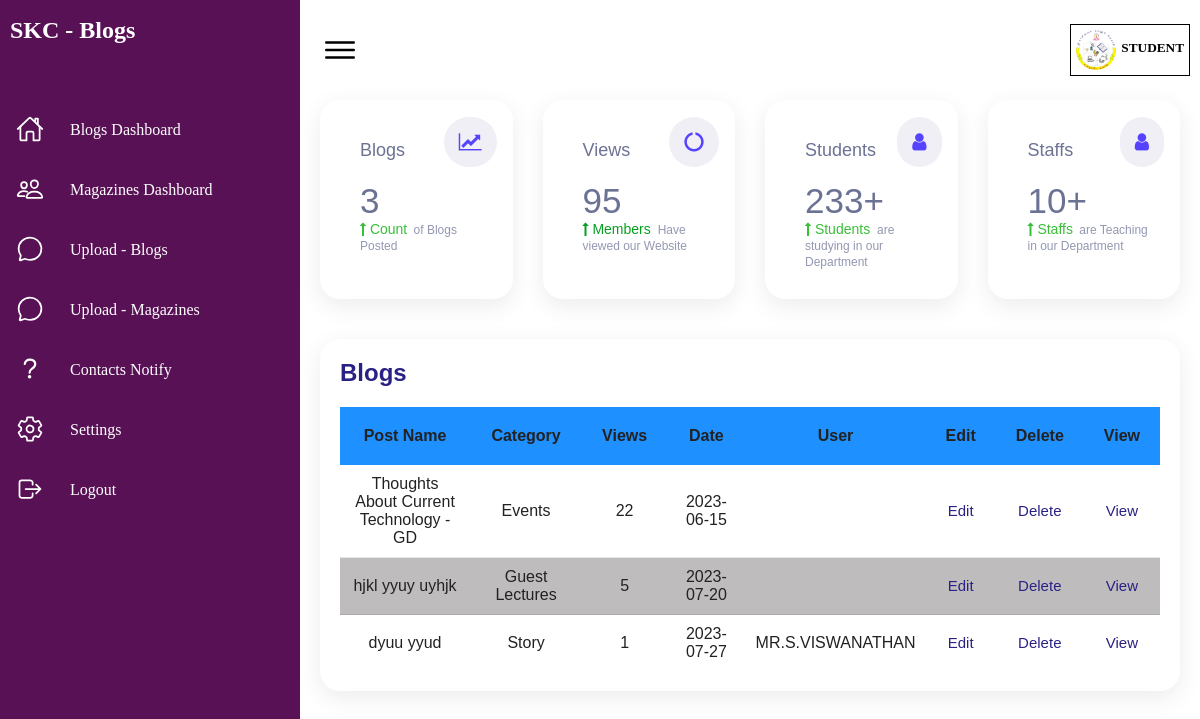
Page /newdash.php on the committed database.
### tables this page shows
CREATE TABLE `security` (
  `id` int(240) NOT NULL,
  `password` varchar(1000) NOT NULL,
  `cp` varchar(240) NOT NULL,
  `blogs` int(240) NOT NULL,
  `views` int(240) NOT NULL,
  `students` int(240) NOT NULL,
  `staff` int(240) NOT NULL,
  `magazine` int(255) NOT NULL,
  `mviews` int(255) NOT NULL,
  `log` varchar(2000) NOT NULL,
  `viewers` int(240) NOT NULL
);

CREATE TABLE `content` (
  `id` int(50) NOT NULL,
  `category` varchar(200) NOT NULL,
  `caption` varchar(1000) NOT NULL,
  `description` varchar(2000) NOT NULL,
  `date` date NOT NULL,
  `image` varchar(1000) NOT NULL,
  `cimage` varchar(1000) NOT NULL,
  `title` varchar(500) NOT NULL,
  `subtitle` varchar(500) NOT NULL,
  `contents` varchar(10000) NOT NULL,
  `staff` varchar(100) NOT NULL,
  `view` int(255) NOT NULL
);

### newdash.php (the view, shortened to what this page needs)
<?php
   $conn = mysqli_connect("localhost","root","","blog");
   ?>
<!DOCTYPE html>
<html lang="en">
<head>
    <link rel="stylesheet" href="css/newdash.css">
    <link rel="stylesheet" href="https://cdnjs.cloudflare.com/ajax/libs/font-awesome/4.7.0/css/font-awesome.min.css">
</head>
<body>
    <div class="container">
        <div class="navigation">
            <ul>
                <li>
                    <a href="#">
                        <h2 class="title" align="center">SKC - Blogs</h2>
                    </a>
                </li>
                <li>
                    <a href="newdash.php">
                        <span class="icon">
                            <ion-icon name="home-outline"></ion-icon>
                        </span>
                        <span class="title">Blogs Dashboard</span>
                    </a>
                </li>
                <li>
                    <a href="inblog.php">
                        <span class="icon">
                            <ion-icon name="people-outline"></ion-icon>
                        </span>
                        <span class="title">Magazines Dashboard</span>
                    </a>
                </li>
                <li>
                    <a href="uploadd.php">
                        <span class="icon">
                            <ion-icon name="chatbubble-outline"></ion-icon>
                        </span>
                        <span class="title">Upload - Blogs</span>
                    </a>
                </li>
                <li>
                    <a href="mupload.php">
                        <span class="icon">
                            <ion-icon name="chatbubble-outline"></ion-icon>
                        </span>
                        <span class="title">Upload - Magazines</span>
                    </a>
                </li>
                <li>
                    <a href="contacts.php">
                        <span class="icon">
                            <ion-icon name="help-outline"></ion-icon>
                        </span>
                        <span class="title">Contacts Notify</span>
                    </a>
                </li>
                <li>
                    <a href="settings.php">
                        <span class="icon">
                            <ion-icon name="settings-outline"></ion-icon>
                        </span>
                        <span class="title">Settings</span>
                    </a>
                </li>
                <li>
                    <a href="javascript:void(0)" onclick="logout()">
                        <span class="icon">
                            <ion-icon name="log-out-outline"></ion-icon>
                        </span>
                        <span class="title">Logout</span>
                    </a>
                </li>
            </ul>
        </div>
        <div class="main">
            <div class="topbar">
                <div class="toggle">
                    <ion-icon name="menu-outline"></ion-icon>
                </div>
                <?PHP
       $que = "select * from security where id=1";
       $res = mysqli_query($conn,$que);
       while($row = mysqli_fetch_array($res))
       {
	?>
            <div name=user style="display:flex;border:1px solid;padding:5px;">
                <div class="user" style="margin-right:5px;">
                    <img src="pictures/logo.png" alt="">
                </div>
                <h5 style="margin-top:10px;font-family:calibri,cursive;" ><?php echo $row["log"]?></h5>
            </div>
            </div>
            <?PHP
	   }
	?>
            <?PHP
       $que = "select * from security where id=1";
       $res = mysqli_query($conn,$que);
       while($row = mysqli_fetch_array($res))
       {
	?>
            <div class="cardBox">
                <div class="card">
                <p class="head-1">Blogs</p>
			<p class="number"><?php echo $row["blogs"]?></p>
			<p class="percent"><i class="fa fa-long-arrow-up" aria-hidden="true"></i> Count<span> of Blogs Posted</span></p>
			<i class="fa fa-line-chart box-icon"></i>
                </div>
                <div class="card">
                <p class="head-1">Views</p>
			<p class="number"><?php echo $row["views"]?></p>
			<p class="percent" style="color:rgb(6, 160, 32)!important"><i class="fa fa-long-arrow-up" aria-hidden="true"></i> Members <span>Have viewed our Website</span></p>
			<i class="fa fa-circle-o-notch box-icon"></i>
                </div>
                <div class="card">
                <p class="head-1">Students</p>
			<p class="number"><?php echo $row["students"]?>+</p>
			<p class="percent"><i class="fa fa-long-arrow-up" aria-hidden="true"></i> Students <span> are studying in our Department</span></p>
			<i class="fa fa-user icons box-icon"></i>
                </div>
                <div class="card">
                <p class="head-1">Staffs</p>
			<p class="number"><?php echo $row["staff"]?>+</p>
			<p class="percent"><i class="fa fa-long-arrow-up" aria-hidden="true"></i> Staffs<span> are Teaching in our Department</span></p>
			<i class="fa fa-user icons box-icon"></i>
                </div>
            </div>
            <?PHP
	   }
	?>
            <div class="details">
                <div class="recentOrders">
                    <div class="cardHeader">
                        <h2>Blogs</h2>
                    </div>
                    <table>
                        <thead>
                            <tr>
                            <th>Post Name</th>
                <th>Category</th>
                <th>Views</th>
                <th>Date</th>
                <th>User</th>
                <th>Edit</th>
                <th>Delete</th>
                <th>View</th>
                            </tr>
                        </thead>
                        <tbody>
                        <tr>
<?php
       $que = "select * from content";
       $res = mysqli_query($conn,$que);
       while($row = mysqli_fetch_array($res))
       {
        ?>
        <center>
         <form method="post" action="edit.php">
    <td align="center" ><?php echo $row["title"]; ?></td>
    <td align="center"><?php echo $row["category"]; ?> </td>
    <td align="center"><?php echo $row["view"]; ?></td>
    <td align="center"><?php echo $row["date"]; ?></td>
    <td align="center"><?php echo $row["staff"]; ?></td>
    <td align="center"> <input type="submit" value="Edit" name="edit" onclick="tot()"/><br>
    <td align="center"> <input type="submit" value="Delete" name="del" /></td>
       </form>
       <form method="post" action="read.php">
	<td align="center"><input type="submit" value="View" name="view"/></td>
       </form>
       </tr>
       </center>
       <?php
	   }
          ?>
                        </tbody>
                    </table>
                </div>
</body>
</html>

### css/newdash.css (style rules this page uses)
* { margin: 0; padding: 0; box-sizing: border-box; }
:root { --blue: #2a2185; --white: #fff; --gray: #f5f5f5; --black1: #222; --black2: #999; }
body { font-family: sans-serif; min-height: 100vh; overflow-x: hidden; }
.container { position: relative; width: 100%; }
.navigation { font-family:cursive; position: fixed; width: 300px; height: 100%; background:rgb(88, 17, 85); transition: 0.5s; overflow: hidden; }
.navigation ul { position: absolute; top: 0; left: 0; width: 100%; }
.navigation ul li { position: relative; width: 100%; list-style: none; border-top-left-radius: 30px; border-bottom-left-radius: 30px; }
.navigation ul li:nth-child(1) { margin-bottom: 40px; pointer-events: none; }
.navigation ul li a { position: relative; display: block; width: 100%; display: flex; text-decoration: none; color: var(--white); }
.navigation ul li a .icon { position: relative; display: block; min-width: 60px; height: 60px; line-height: 75px; text-align: center; }
.navigation ul li a .icon ion-icon { font-size: 1.75rem; }
.navigation ul li a .title { position: relative; display: block; padding: 0 10px; height: 60px; line-height: 60px; text-align: start; white-space: nowrap; }
.main { margin-top: 20px; position: absolute; width: calc(100% - 300px); left: 300px; min-height: 100vh; background: var(--white); transition: 0.5s; }
.topbar { width: 100%; height: 60px; display: flex; justify-content: space-between; align-items: center; padding: 0 10px; }
.toggle { position: relative; width: 60px; height: 60px; display: flex; justify-content: center; align-items: center; font-size: 2.5rem; cursor: pointer; }
.user { position: relative; width: 40px; height: 40px; border-radius: 50%; overflow: hidden; cursor: pointer; }
.user img { position: absolute; top: 0; left: 0; width: 100%; height: 100%; object-fit: cover; }
.cardBox { position: relative; width: 100%; padding: 20px; display: grid; grid-template-columns: repeat(4, 1fr); grid-gap: 30px; }
.cardBox .card { position: relative; background: var(--white); padding: 30px; border-radius: 20px; cursor: pointer; box-shadow: 0 7px 25px rgba(0, 0, 0, 0.08); }
.card p { color: #6c7293; font-weight: 500; padding-left: 10px; }
.number { font-size: 35px; margin-bottom: 0px; margin-top: 20px; }
.percent { margin: 0px; font-size: 14px; color: #37bf37!important; }
.percent span { font-size: 12px; color: #9398b1; padding-left: 3px; }
.head-1 { font-size: 18px!important; margin: 10px 0px; color: #6c7293; }
.box-icon { font-size: 20px!important; margin-top: 35px!important; color: #5643ff; padding-right: 10px; background-color: #efeff5; padding: 15px; border-radius: 25px; position: absolute; right: 16px; top: -18px; }
.details { position: relative; width: 100%; padding: 20px; display: grid; grid-template-columns: -1fr 1fr; grid-gap: 30px; }
.details .recentOrders { position: relative; display: grid; background: var(--white); padding: 20px; box-shadow: 0 7px 25px rgba(0, 0, 0, 0.08); border-radius: 20px; }
.details .cardHeader { display: flex; justify-content: space-between; align-items: flex-start; }
.cardHeader h2 { font-weight: 600; color: var(--blue); }
.details table { width: 100%; border-collapse: collapse; margin-top: 20px; }
.details table thead th { font-weight: 600; padding: 20px; background:dodgerblue; }
.details .recentOrders table tr { color: var(--black1); border-bottom: 1px solid rgba(0, 0, 0, 0.1); }
.details .recentOrders table tr:last-child { border-bottom: none; }
.details .recentOrders table tr td { padding: 10px; }
input[type="submit"] { border:none; cursor: pointer; color: #2a2185; background: none; font-size: 15px; }

### rows in the picture
security: log "STUDENT", blogs "3", views "95", students "233", staff "10"
content: title "Thoughts About Current Technology - GD", category "Events", view "22", date "2023-06-15"
content: title "hjkl yyuy uyhjk", category "Guest Lectures", view "5", date "2023-07-20"
content: title "dyuu yyud", category "Story", view "1", date "2023-07-27", staff "MR.S.VISWANATHAN"
